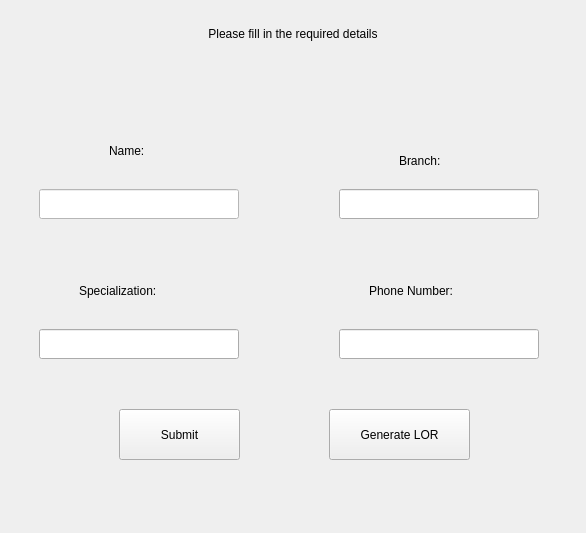
<?xml version="1.0" encoding="UTF-8"?>
<ui version="4.0">
 <class>FillDetailsWindow</class>
 <widget class="QMainWindow" name="FillDetailsWindow">
  <property name="windowModality">
   <enum>Qt::NonModal</enum>
  </property>
  <property name="enabled">
   <bool>true</bool>
  </property>
  <property name="geometry">
   <rect>
    <x>0</x>
    <y>0</y>
    <width>586</width>
    <height>533</height>
   </rect>
  </property>
  <property name="sizePolicy">
   <sizepolicy hsizetype="Preferred" vsizetype="Preferred">
    <horstretch>0</horstretch>   <verstretch>0</verstretch>
   </sizepolicy>
  </property>
  <property name="styleSheet">
   <string notr="true"/>
  </property>
  <widget class="QWidget" name="centralwidget">
   <property name="enabled">
    <bool>true</bool>
   </property>
   <property name="styleSheet">
    <string notr="true"/>
   </property>
   <layout class="QVBoxLayout" name="verticalLayout">
    <property name="sizeConstraint">
     <enum>QLayout::SetNoConstraint</enum>
    </property>
    <item>
     <widget class="QWidget" name="widget" native="true">
      <property name="styleSheet">
       <string notr="true"/>
      </property>
      <widget class="QLabel" name="phone_label">
       <property name="geometry">
        <rect>
         <x>360</x>
         <y>270</y>
         <width>133</width>
         <height>24</height>
        </rect>
       </property>
       <property name="sizePolicy">
        <sizepolicy hsizetype="Fixed" vsizetype="Fixed">
         <horstretch>0</horstretch>
         <verstretch>0</verstretch>
        </sizepolicy>
       </property>
       <property name="styleSheet">
        <string notr="true">font: 16pt &quot;Times New Roman&quot;;</string>
       </property>
       <property name="text">
        <string>Phone Number:</string>
       </property>
      </widget>
      <widget class="QLabel" name="branch_label">
       <property name="geometry">
        <rect>
         <x>390</x>
         <y>140</y>
         <width>67</width>
         <height>24</height>
        </rect>
       </property>
       <property name="sizePolicy">
        <sizepolicy hsizetype="Fixed" vsizetype="Fixed">
         <horstretch>0</horstretch>
         <verstretch>0</verstretch>
        </sizepolicy>
       </property>
       <property name="styleSheet">
        <string notr="true">font: 16pt &quot;Times New Roman&quot;;</string>
       </property>
       <property name="text">
        <string>Branch:</string>
       </property>
      </widget>
      <widget class="QPushButton" name="submit_button">
       <property name="geometry">
        <rect>
         <x>110</x>
         <y>400</y>
         <width>121</width>
         <height>51</height>
        </rect>
       </property>
       <property name="sizePolicy">
        <sizepolicy hsizetype="Fixed" vsizetype="Fixed">
         <horstretch>0</horstretch>
         <verstretch>0</verstretch>
        </sizepolicy>
       </property>
       <property name="styleSheet">
        <string notr="true">font: 16pt &quot;Times New Roman&quot;;</string>
       </property>
       <property name="text">
        <string>Submit</string>
       </property>
      </widget>
      <widget class="QLabel" name="name_label">
       <property name="geometry">
        <rect>
         <x>100</x>
         <y>130</y>
         <width>56</width>
         <height>24</height>
        </rect>
       </property>
       <property name="sizePolicy">
        <sizepolicy hsizetype="Fixed" vsizetype="Fixed">
         <horstretch>0</horstretch>
         <verstretch>0</verstretch>
        </sizepolicy>
       </property>
       <property name="styleSheet">
        <string notr="true">font: 16pt &quot;Times New Roman&quot;;</string>
       </property>
       <property name="text">
        <string>Name:</string>
       </property>
       <property name="alignment">
        <set>Qt::AlignLeading|Qt::AlignLeft|Qt::AlignVCenter</set>
       </property>
      </widget>
      <widget class="QLineEdit" name="full_name_input">
       <property name="enabled">
        <bool>true</bool>
       </property>
       <property name="geometry">
        <rect>
         <x>30</x>
         <y>180</y>
         <width>200</width>
         <height>30</height>
        </rect>
       </property>
       <property name="sizePolicy">
        <sizepolicy hsizetype="Fixed" vsizetype="Fixed">
         <horstretch>0</horstretch>
         <verstretch>0</verstretch>
        </sizepolicy>
       </property>
       <property name="minimumSize">
        <size>
         <width>200</width>
         <height>30</height>
        </size>
       </property>
       <property name="font">
        <font>
         <pointsize>15</pointsize>
         <kerning>true</kerning>
        </font>
       </property>
       <property name="styleSheet">
        <string notr="true">background-color: rgb(255, 255, 255);</string>
       </property>
       <property name="text">
        <string/>
       </property>
       <property name="frame">
        <bool>true</bool>
       </property>
      </widget>
      <widget class="QLabel" name="welcome_label">
       <property name="geometry">
        <rect>
         <x>0</x>
         <y>0</y>
         <width>568</width>
         <height>50</height>
        </rect>
       </property>
       <property name="sizePolicy">
        <sizepolicy hsizetype="Expanding" vsizetype="Fixed">
         <horstretch>0</horstretch>
         <verstretch>0</verstretch>
        </sizepolicy>
       </property>
       <property name="minimumSize">
        <size>
         <width>0</width>
         <height>50</height>
        </size>
       </property>
       <property name="styleSheet">
        <string notr="true">font: 9pt &quot;Times New Roman&quot;;
font: 20pt &quot;Segoe UI&quot;;</string>
       </property>
       <property name="text">
        <string>Please fill in the required details</string>
       </property>
       <property name="alignment">
        <set>Qt::AlignCenter</set>
       </property>
      </widget>
      <widget class="QLineEdit" name="specialization_input">
       <property name="geometry">
        <rect>
         <x>30</x>
         <y>320</y>
         <width>200</width>
         <height>30</height>
        </rect>
       </property>
       <property name="sizePolicy">
        <sizepolicy hsizetype="Fixed" vsizetype="Fixed">
         <horstretch>0</horstretch>
         <verstretch>0</verstretch>
        </sizepolicy>
       </property>
       <property name="minimumSize">
        <size>
         <width>200</width>
         <height>30</height>
        </size>
       </property>
       <property name="font">
        <font>
         <pointsize>15</pointsize>
        </font>
       </property>
      </widget>
      <widget class="QLineEdit" name="phone_input">
       <property name="geometry">
        <rect>
         <x>330</x>
         <y>320</y>
         <width>200</width>
         <height>30</height>
        </rect>
       </property>
       <property name="sizePolicy">
        <sizepolicy hsizetype="Fixed" vsizetype="Fixed">
         <horstretch>0</horstretch>
         <verstretch>0</verstretch>
        </sizepolicy>
       </property>
       <property name="minimumSize">
        <size>
         <width>200</width>
         <height>30</height>
        </size>
       </property>
       <property name="font">
        <font>
         <pointsize>15</pointsize>
        </font>
       </property>
      </widget>
      <widget class="QLineEdit" name="branch_input">
       <property name="enabled">
        <bool>true</bool>
       </property>
       <property name="geometry">
        <rect>
         <x>330</x>
         <y>180</y>
         <width>200</width>
         <height>30</height>
        </rect>
       </property>
       <property name="sizePolicy">
        <sizepolicy hsizetype="Fixed" vsizetype="Fixed">
         <horstretch>0</horstretch>
         <verstretch>0</verstretch>
        </sizepolicy>
       </property>
       <property name="minimumSize">
        <size>
         <width>200</width>
         <height>30</height>
        </size>
       </property>
       <property name="font">
        <font>
         <pointsize>15</pointsize>
        </font>
       </property>
      </widget>
      <widget class="QLabel" name="specialization_label">
       <property name="geometry">
        <rect>
         <x>70</x>
         <y>270</y>
         <width>125</width>
         <height>24</height>
        </rect>
       </property>
       <property name="sizePolicy">
        <sizepolicy hsizetype="Fixed" vsizetype="Fixed">
         <horstretch>0</horstretch>
         <verstretch>0</verstretch>
        </sizepolicy>
       </property>
       <property name="styleSheet">
        <string notr="true">font: 16pt &quot;Times New Roman&quot;;</string>
       </property>
       <property name="text">
        <string>Specialization:</string>
       </property>
      </widget>
      <widget class="QPushButton" name="generate_lor_button">
       <property name="geometry">
        <rect>
         <x>320</x>
         <y>400</y>
         <width>141</width>
         <height>51</height>
        </rect>
       </property>
       <property name="sizePolicy">
        <sizepolicy hsizetype="Fixed" vsizetype="Fixed">
         <horstretch>0</horstretch>
         <verstretch>0</verstretch>
        </sizepolicy>
       </property>
       <property name="styleSheet">
        <string notr="true">font: 16pt &quot;Times New Roman&quot;;</string>
       </property>
       <property name="text">
        <string>Generate LOR</string>
       </property>
      </widget>
     </widget>
    </item>
   </layout>
  </widget>
 </widget>
 <resources/>
 <connections/>
 <slots>
  <slot>generate_recommendation_letter()</slot>
 </slots>
</ui>
